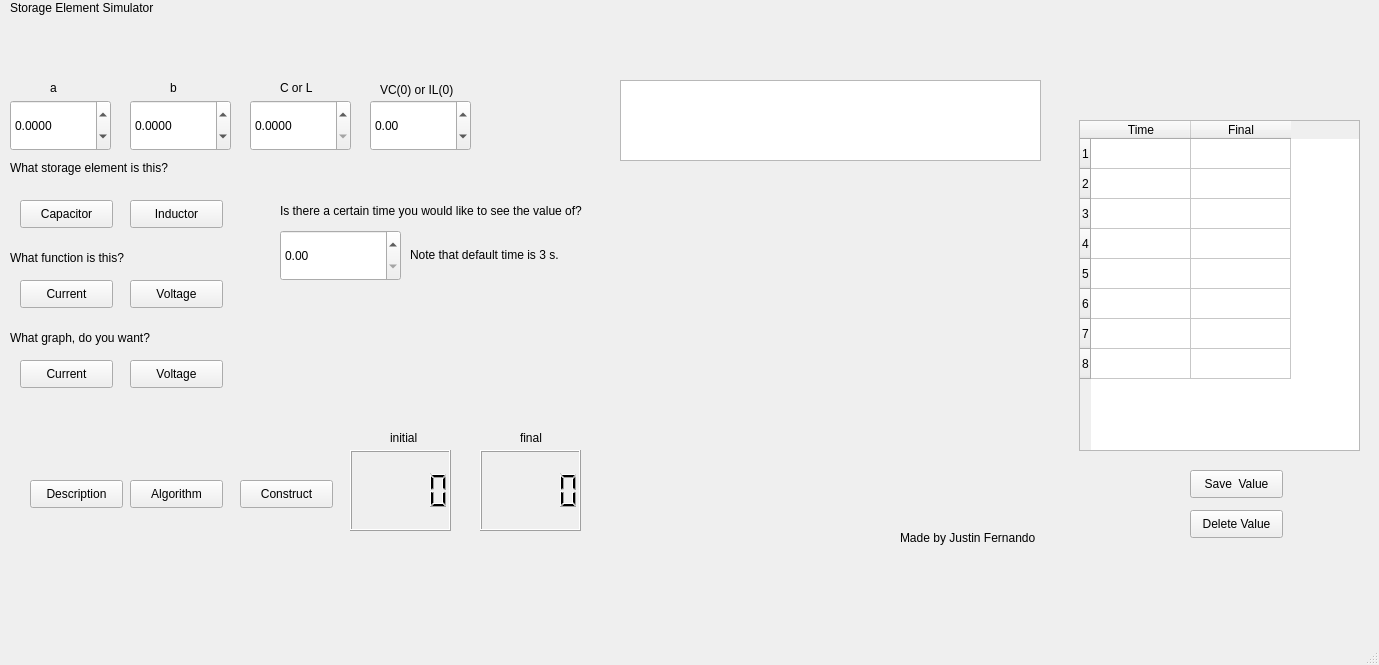
<?xml version="1.0" encoding="UTF-8"?>
<ui version="4.0">
 <class>MainWindow</class>
 <widget class="QMainWindow" name="MainWindow">
  <property name="geometry">
   <rect>
    <x>0</x>
    <y>0</y>
    <width>1379</width>
    <height>665</height>
   </rect>
  </property>
  <property name="windowTitle">
   <string>MainWindow</string>
  </property>
  <widget class="QWidget" name="centralwidget">
   <widget class="QCustomPlot" name="customPlot" native="true">
    <property name="geometry">
     <rect>
      <x>620</x>
      <y>170</y>
      <width>421</width>
      <height>341</height>
     </rect>
    </property>
   </widget>
   <widget class="QLabel" name="label">
    <property name="geometry">
     <rect>
      <x>50</x>
      <y>80</y>
      <width>16</width>
      <height>16</height>
     </rect>
    </property>
    <property name="text">
     <string>a</string>
    </property>
   </widget>
   <widget class="QPushButton" name="current">
    <property name="geometry">
     <rect>
      <x>20</x>
      <y>280</y>
      <width>93</width>
      <height>28</height>
     </rect>
    </property>
    <property name="text">
     <string>Current</string>
    </property>
   </widget>
   <widget class="QLabel" name="label_2">
    <property name="geometry">
     <rect>
      <x>170</x>
      <y>80</y>
      <width>16</width>
      <height>16</height>
     </rect>
    </property>
    <property name="text">
     <string>b</string>
    </property>
   </widget>
   <widget class="QPushButton" name="voltage">
    <property name="geometry">
     <rect>
      <x>130</x>
      <y>280</y>
      <width>93</width>
      <height>28</height>
     </rect>
    </property>
    <property name="text">
     <string>Voltage</string>
    </property>
   </widget>
   <widget class="QLabel" name="label_3">
    <property name="geometry">
     <rect>
      <x>10</x>
      <y>0</y>
      <width>201</width>
      <height>16</height>
     </rect>
    </property>
    <property name="text">
     <string>Storage Element Simulator</string>
    </property>
   </widget>
   <widget class="QLabel" name="label_4">
    <property name="geometry">
     <rect>
      <x>10</x>
      <y>250</y>
      <width>121</width>
      <height>16</height>
     </rect>
    </property>
    <property name="text">
     <string>What function is this?</string>
    </property>
   </widget>
   <widget class="QLabel" name="label_5">
    <property name="geometry">
     <rect>
      <x>10</x>
      <y>330</y>
      <width>161</width>
      <height>16</height>
     </rect>
    </property>
    <property name="text">
     <string>What graph, do you want?</string>
    </property>
   </widget>
   <widget class="QPushButton" name="current2">
    <property name="geometry">
     <rect>
      <x>20</x>
      <y>360</y>
      <width>93</width>
      <height>28</height>
     </rect>
    </property>
    <property name="text">
     <string>Current</string>
    </property>
   </widget>
   <widget class="QPushButton" name="voltage2">
    <property name="geometry">
     <rect>
      <x>130</x>
      <y>360</y>
      <width>93</width>
      <height>28</height>
     </rect>
    </property>
    <property name="text">
     <string>Voltage</string>
    </property>
   </widget>
   <widget class="QPushButton" name="pushButton">
    <property name="geometry">
     <rect>
      <x>240</x>
      <y>480</y>
      <width>93</width>
      <height>28</height>
     </rect>
    </property>
    <property name="text">
     <string>Construct</string>
    </property>
   </widget>
   <widget class="QPushButton" name="pushButton_3">
    <property name="geometry">
     <rect>
      <x>130</x>
      <y>480</y>
      <width>93</width>
      <height>28</height>
     </rect>
    </property>
    <property name="text">
     <string>Algorithm</string>
    </property>
   </widget>
   <widget class="QLabel" name="label_7">
    <property name="geometry">
     <rect>
      <x>90</x>
      <y>20</y>
      <width>61</width>
      <height>41</height>
     </rect>
    </property>
    <property name="text">
     <string/>
    </property>
    <property name="pixmap">
     <pixmap>../../Pictures/Screenshot 2021-12-21 161408.png</pixmap>
    </property>
   </widget>
   <widget class="QDoubleSpinBox" name="doubleSpinBox">
    <property name="geometry">
     <rect>
      <x>10</x>
      <y>100</y>
      <width>101</width>
      <height>51</height>
     </rect>
    </property>
    <property name="decimals">
     <number>4</number>
    </property>
    <property name="minimum">
     <double>-990.000000000000000</double>
    </property>
    <property name="maximum">
     <double>9999.989999999999782</double>
    </property>
   </widget>
   <widget class="QDoubleSpinBox" name="doubleSpinBox_2">
    <property name="geometry">
     <rect>
      <x>130</x>
      <y>100</y>
      <width>101</width>
      <height>51</height>
     </rect>
    </property>
    <property name="decimals">
     <number>4</number>
    </property>
    <property name="minimum">
     <double>-9990.000000000000000</double>
    </property>
    <property name="maximum">
     <double>9999.989999999999782</double>
    </property>
   </widget>
   <widget class="QDoubleSpinBox" name="doubleSpinBox_3">
    <property name="geometry">
     <rect>
      <x>250</x>
      <y>100</y>
      <width>101</width>
      <height>51</height>
     </rect>
    </property>
    <property name="decimals">
     <number>4</number>
    </property>
    <property name="maximum">
     <double>999.990000000000009</double>
    </property>
   </widget>
   <widget class="QDoubleSpinBox" name="doubleSpinBox_4">
    <property name="geometry">
     <rect>
      <x>370</x>
      <y>100</y>
      <width>101</width>
      <height>51</height>
     </rect>
    </property>
    <property name="minimum">
     <double>-9990.000000000000000</double>
    </property>
    <property name="maximum">
     <double>9999.989999999999782</double>
    </property>
   </widget>
   <widget class="QLabel" name="label_6">
    <property name="geometry">
     <rect>
      <x>280</x>
      <y>80</y>
      <width>41</width>
      <height>16</height>
     </rect>
    </property>
    <property name="text">
     <string>C or L</string>
    </property>
   </widget>
   <widget class="QLabel" name="label_8">
    <property name="geometry">
     <rect>
      <x>380</x>
      <y>80</y>
      <width>81</width>
      <height>20</height>
     </rect>
    </property>
    <property name="text">
     <string>VC(0) or IL(0)</string>
    </property>
   </widget>
   <widget class="QLCDNumber" name="lcdNumber">
    <property name="geometry">
     <rect>
      <x>350</x>
      <y>450</y>
      <width>101</width>
      <height>81</height>
     </rect>
    </property>
    <property name="font">
     <font>
      <pointsize>20</pointsize>
     </font>
    </property>
   </widget>
   <widget class="QLCDNumber" name="lcdNumber_2">
    <property name="geometry">
     <rect>
      <x>480</x>
      <y>450</y>
      <width>101</width>
      <height>81</height>
     </rect>
    </property>
    <property name="font">
     <font>
      <pointsize>20</pointsize>
     </font>
    </property>
    <property name="smallDecimalPoint">
     <bool>false</bool>
    </property>
    <property name="value" stdset="0">
     <double>0.000000000000000</double>
    </property>
   </widget>
   <widget class="QLabel" name="label_9">
    <property name="geometry">
     <rect>
      <x>390</x>
      <y>430</y>
      <width>55</width>
      <height>16</height>
     </rect>
    </property>
    <property name="text">
     <string>initial</string>
    </property>
   </widget>
   <widget class="QLabel" name="label_10">
    <property name="geometry">
     <rect>
      <x>520</x>
      <y>430</y>
      <width>55</width>
      <height>16</height>
     </rect>
    </property>
    <property name="text">
     <string>final</string>
    </property>
   </widget>
   <widget class="QTextBrowser" name="textBrowser">
    <property name="geometry">
     <rect>
      <x>620</x>
      <y>80</y>
      <width>421</width>
      <height>81</height>
     </rect>
    </property>
    <property name="autoFillBackground">
     <bool>false</bool>
    </property>
   </widget>
   <widget class="QLabel" name="label_11">
    <property name="geometry">
     <rect>
      <x>900</x>
      <y>530</y>
      <width>171</width>
      <height>16</height>
     </rect>
    </property>
    <property name="text">
     <string>Made by Justin Fernando</string>
    </property>
   </widget>
   <widget class="QLabel" name="label_12">
    <property name="geometry">
     <rect>
      <x>10</x>
      <y>160</y>
      <width>191</width>
      <height>16</height>
     </rect>
    </property>
    <property name="text">
     <string>What storage element is this?</string>
    </property>
   </widget>
   <widget class="QPushButton" name="capacitor">
    <property name="geometry">
     <rect>
      <x>20</x>
      <y>200</y>
      <width>93</width>
      <height>28</height>
     </rect>
    </property>
    <property name="text">
     <string>Capacitor</string>
    </property>
   </widget>
   <widget class="QPushButton" name="inductor">
    <property name="geometry">
     <rect>
      <x>130</x>
      <y>200</y>
      <width>93</width>
      <height>28</height>
     </rect>
    </property>
    <property name="text">
     <string>Inductor</string>
    </property>
   </widget>
   <widget class="QDoubleSpinBox" name="doubleSpinBox_5">
    <property name="geometry">
     <rect>
      <x>280</x>
      <y>230</y>
      <width>121</width>
      <height>51</height>
     </rect>
    </property>
   </widget>
   <widget class="QLabel" name="label_13">
    <property name="geometry">
     <rect>
      <x>280</x>
      <y>180</y>
      <width>341</width>
      <height>61</height>
     </rect>
    </property>
    <property name="text">
     <string>Is there a certain time you would like to see the value of?</string>
    </property>
   </widget>
   <widget class="QLabel" name="label_15">
    <property name="geometry">
     <rect>
      <x>410</x>
      <y>220</y>
      <width>200</width>
      <height>70</height>
     </rect>
    </property>
    <property name="text">
     <string>Note that default time is 3 s.</string>
    </property>
   </widget>
   <widget class="QLabel" name="label_17">
    <property name="geometry">
     <rect>
      <x>870</x>
      <y>-10</y>
      <width>181</width>
      <height>501</height>
     </rect>
    </property>
    <property name="text">
     <string/>
    </property>
    <property name="pixmap">
     <pixmap>../../Downloads/Physic Quiz 3 Material/11QZeX5zTCL._SX331_BO1,204,203,200_.jpg</pixmap>
    </property>
   </widget>
   <widget class="QLabel" name="label_19">
    <property name="geometry">
     <rect>
      <x>940</x>
      <y>490</y>
      <width>111</width>
      <height>61</height>
     </rect>
    </property>
    <property name="text">
     <string/>
    </property>
    <property name="pixmap">
     <pixmap>../../Downloads/Physic Quiz 3 Material/11QZeX5zTCL._SX331_BO1,204,203,200_.jpg</pixmap>
    </property>
   </widget>
   <widget class="QTableWidget" name="data">
    <property name="geometry">
     <rect>
      <x>1079</x>
      <y>120</y>
      <width>281</width>
      <height>331</height>
     </rect>
    </property>
    <property name="lineWidth">
     <number>0</number>
    </property>
    <property name="rowCount">
     <number>8</number>
    </property>
    <property name="columnCount">
     <number>2</number>
    </property>
    <row>
     <property name="text">
      <string>1</string>
     </property>
    </row>
    <row>
     <property name="text">
      <string>2</string>
     </property>
    </row>
    <row>
     <property name="text">
      <string>3</string>
     </property>
    </row>
    <row>
     <property name="text">
      <string>4</string>
     </property>
    </row>
    <row>
     <property name="text">
      <string>5</string>
     </property>
    </row>
    <row/>
    <row/>
    <row/>
    <column>
     <property name="text">
      <string>Time</string>
     </property>
    </column>
    <column>
     <property name="text">
      <string>Final</string>
     </property>
    </column>
   </widget>
   <widget class="QPushButton" name="pushButton_2">
    <property name="geometry">
     <rect>
      <x>1190</x>
      <y>470</y>
      <width>93</width>
      <height>28</height>
     </rect>
    </property>
    <property name="text">
     <string>Save  Value</string>
    </property>
   </widget>
   <widget class="QPushButton" name="pushButton_4">
    <property name="geometry">
     <rect>
      <x>1190</x>
      <y>510</y>
      <width>93</width>
      <height>28</height>
     </rect>
    </property>
    <property name="text">
     <string>Delete Value</string>
    </property>
   </widget>
   <widget class="QPushButton" name="pushButton_5">
    <property name="geometry">
     <rect>
      <x>30</x>
      <y>480</y>
      <width>93</width>
      <height>28</height>
     </rect>
    </property>
    <property name="text">
     <string>Description</string>
    </property>
   </widget>
   <zorder>label_19</zorder>
   <zorder>label_17</zorder>
   <zorder>customPlot</zorder>
   <zorder>label</zorder>
   <zorder>current</zorder>
   <zorder>label_2</zorder>
   <zorder>voltage</zorder>
   <zorder>label_3</zorder>
   <zorder>label_4</zorder>
   <zorder>label_5</zorder>
   <zorder>current2</zorder>
   <zorder>voltage2</zorder>
   <zorder>pushButton</zorder>
   <zorder>pushButton_3</zorder>
   <zorder>label_7</zorder>
   <zorder>doubleSpinBox</zorder>
   <zorder>doubleSpinBox_2</zorder>
   <zorder>doubleSpinBox_3</zorder>
   <zorder>doubleSpinBox_4</zorder>
   <zorder>label_6</zorder>
   <zorder>label_8</zorder>
   <zorder>lcdNumber</zorder>
   <zorder>lcdNumber_2</zorder>
   <zorder>label_9</zorder>
   <zorder>label_10</zorder>
   <zorder>textBrowser</zorder>
   <zorder>label_11</zorder>
   <zorder>label_12</zorder>
   <zorder>capacitor</zorder>
   <zorder>inductor</zorder>
   <zorder>doubleSpinBox_5</zorder>
   <zorder>label_13</zorder>
   <zorder>label_15</zorder>
   <zorder>data</zorder>
   <zorder>pushButton_2</zorder>
   <zorder>pushButton_4</zorder>
   <zorder>pushButton_5</zorder>
  </widget>
  <widget class="QMenuBar" name="menubar">
   <property name="geometry">
    <rect>
     <x>0</x>
     <y>0</y>
     <width>1379</width>
     <height>26</height>
    </rect>
   </property>
  </widget>
  <widget class="QStatusBar" name="statusbar"/>
 </widget>
 <customwidgets>
  <customwidget>
   <class>QCustomPlot</class>
   <extends>QWidget</extends>
   <header>qcustomplot.h</header>
   <container>1</container>
  </customwidget>
 </customwidgets>
 <resources/>
 <connections/>
</ui>
